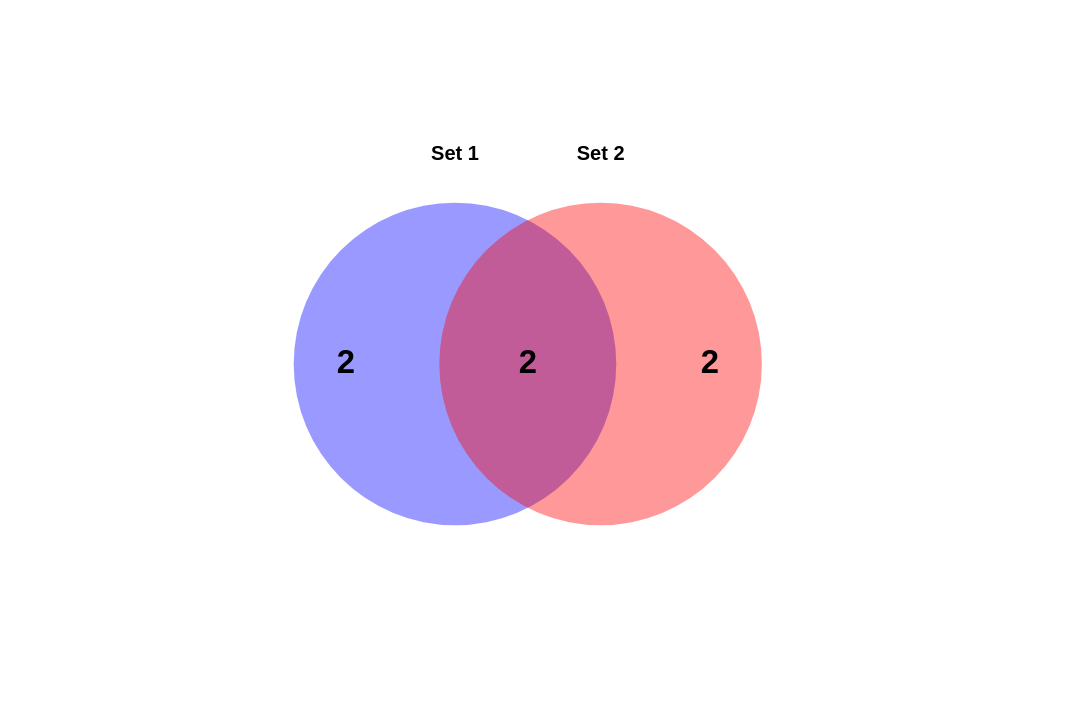

Express this chart as Vega-Lite.
### Vega specification from a JSON file in a GitHub repository (floating-point values rounded to 4 significant figures)
{"$schema": "https://vega.github.io/schema/vega/v6.json", "description": "A two-circle Venn diagram template showing the count of elements in each region.", "width": 600, "height": 400, "data": [{"name": "sets", "values": [{"id": "Set 1", "x": 250, "y": 200, "radius": 100, "color": "blue"}, {"id": "Set 2", "x": 330, "y": 200, "radius": 100, "color": "red"}]}, {"name": "sizes", "values": [{"label": "2", "x": 190, "y": 200}, {"label": "2", "x": 290, "y": 200}, {"label": "2", "x": 390, "y": 200}]}], "marks": [{"type": "symbol", "from": {"data": "sets"}, "encode": {"enter": {"x": {"field": "x"}, "y": {"field": "y"}, "size": {"signal": "datum.radius * datum.radius * PI"}, "shape": {"value": "circle"}, "fill": {"field": "color"}, "fillOpacity": {"value": 0.4}}}}, {"type": "text", "from": {"data": "sets"}, "encode": {"enter": {"x": {"field": "x"}, "y": {"signal": "datum.y - datum.radius - 10"}, "text": {"field": "id"}, "align": {"value": "center"}, "baseline": {"value": "bottom"}, "fontWeight": {"value": "bold"}}}}, {"type": "text", "from": {"data": "sizes"}, "encode": {"enter": {"x": {"field": "x"}, "y": {"field": "y"}, "text": {"field": "label"}, "align": {"value": "center"}, "baseline": {"value": "middle"}, "fontSize": {"value": 18}, "fontWeight": {"value": "bold"}}}}]}
